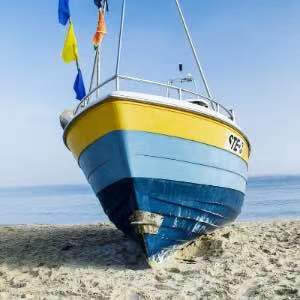
//> input picture resources/148_.jpg, 300 x 300 px
$ ./main   (built with g++ and OpenCV 4)
//> lines starting //> are read from the running program, lines starting //| are printed output that depends on the picture
//
//  main.cpp
//  equalizeHist(直方图同等化)
//
//  Created by wangwenjian on 2022/1/14.
//

#include <iostream>
#include <opencv2/opencv.hpp>

using namespace cv;
using namespace std;

int main(int argc, const char * argv[]) {
    // insert code here...
    Mat src, dst;
    const char* source_window = "Source image";
    const char* equalized_window = "Equalized Image";
    src = imread("148_.jpg",IMREAD_COLOR);
//> src is the input picture: 300 rows x 300 cols, CV_8UC3; mean B, G, R 180.5, 167.9, 147.4
    if (src.empty()) {
        return -1;
    }
    cvtColor(src, src, COLOR_BGR2GRAY);
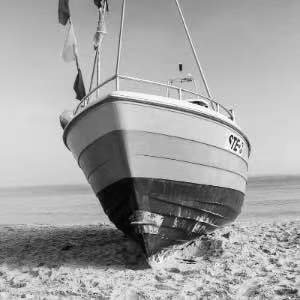
//> src: 300 rows x 300 cols, CV_8UC1; min 1, max 255, mean 163.2
    equalizeHist(src, dst);
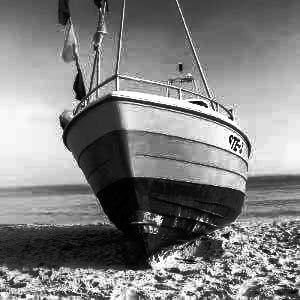
//> dst: 300 rows x 300 cols, CV_8UC1; min 0, max 255, mean 128.6
    namedWindow(source_window, WINDOW_AUTOSIZE);
    namedWindow(equalized_window, WINDOW_AUTOSIZE);
    imshow(source_window, src);
    imshow(equalized_window, dst);
    waitKey(0);
    return 0;
}

$ run again, with resources/146_.jpg copied over resources/148_.jpg
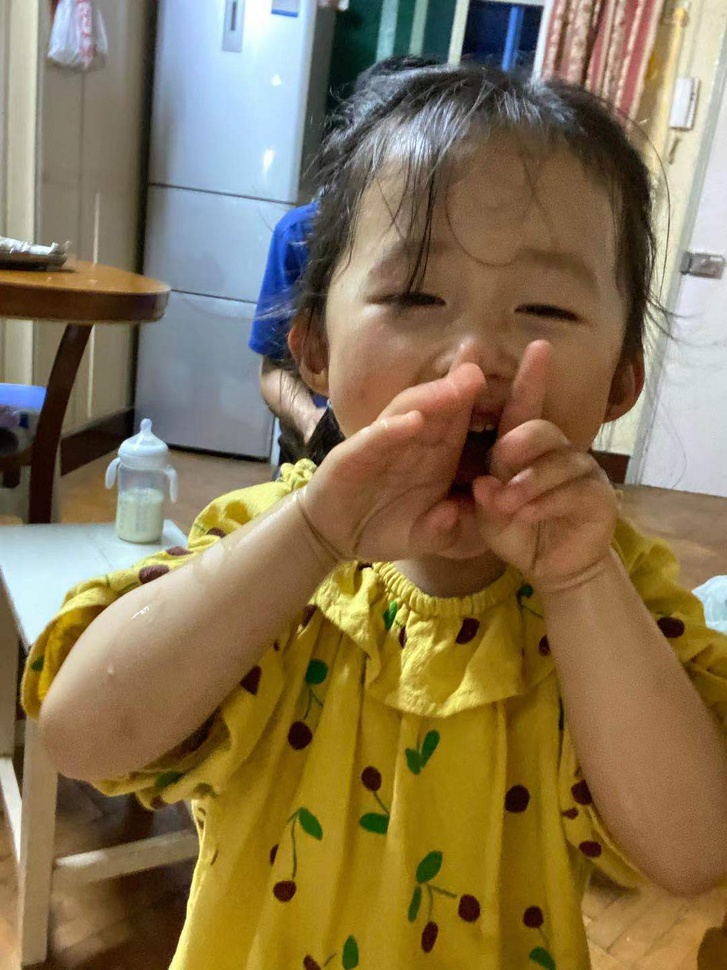
//> input picture resources/146_.jpg, 727 x 970 px, shrunk from 1080 x 1440 before the run
//> src is the input picture: 970 rows x 727 cols, CV_8UC3; mean B, G, R 83.3, 116.8, 135.1
//> `cvtColor(src, src, COLOR_BGR2GRAY);`:
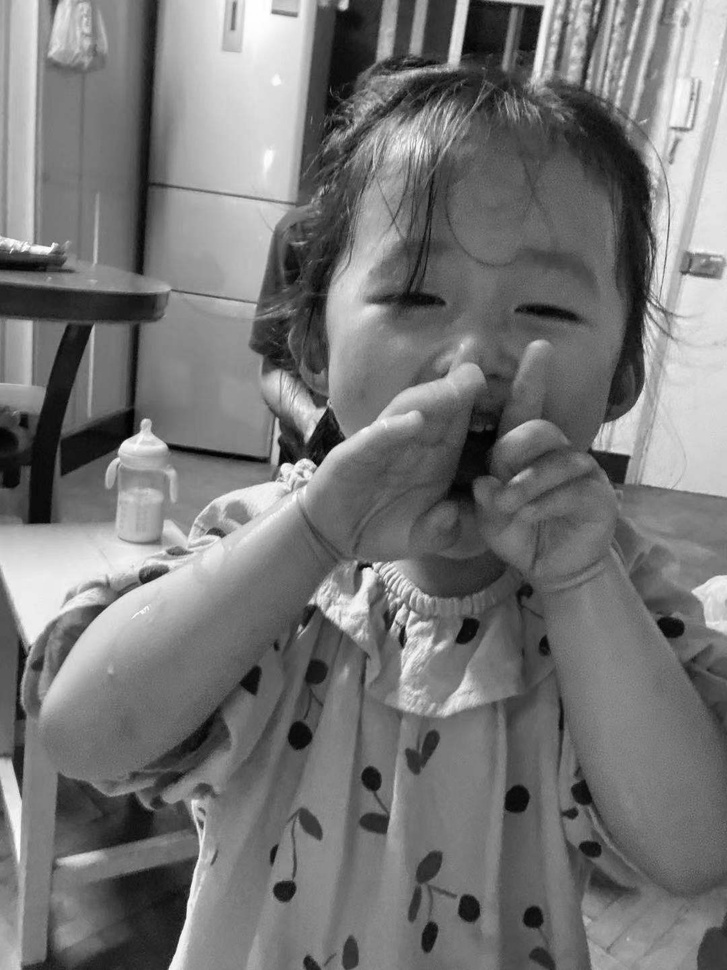
//> src: 970 rows x 727 cols, CV_8UC1; min 0, max 255, mean 118.5
//> `equalizeHist(src, dst);`:
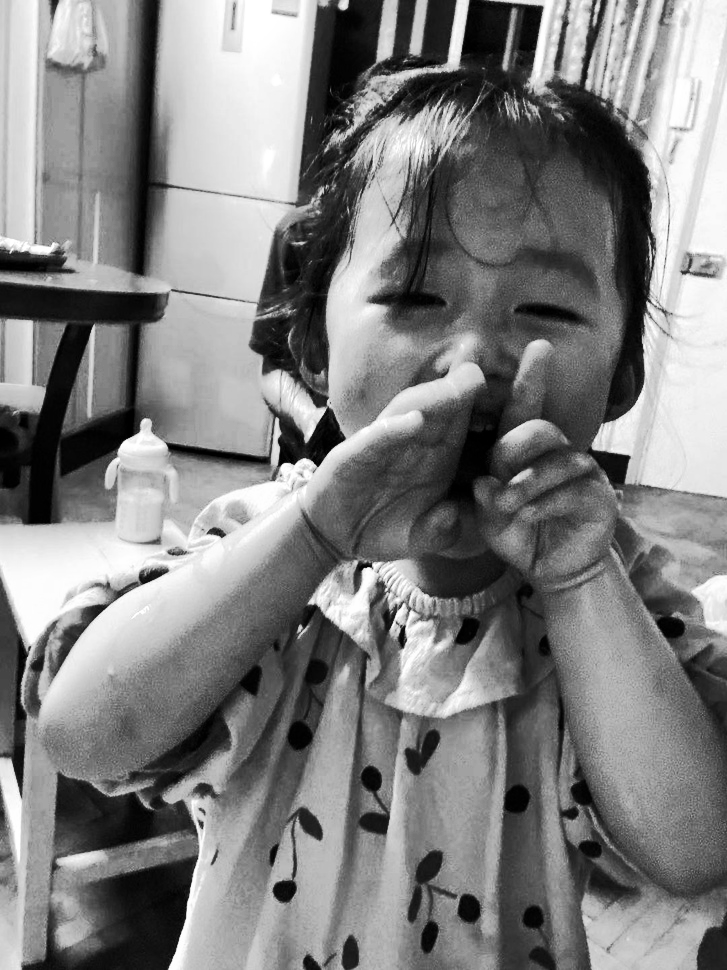
//> dst: 970 rows x 727 cols, CV_8UC1; min 0, max 255, mean 128.3
